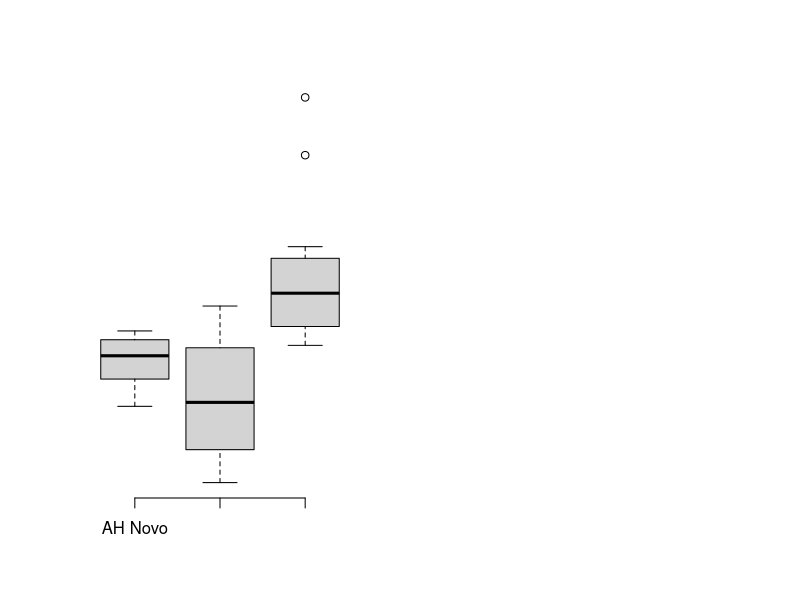

Write R code to recreate this figure. (Note: this script raises an error after producing the figure.)
## ---- chunk 1
if(!require(dplyr)) install.packages("dplyr")
library(dplyr)
if(!require(rstatix)) install.packages("rstatix")
library(rstatix)
if(!require(ggplot2)) install.packages("ggplot2")
library(ggplot2)
## ---- chunk 2
dados <- read.csv('Banco de Dados 5.csv', sep = ';', dec = ',')
glimpse(dados)
library(rmarkdown)
paged_table(dados)
## ---- chunk 3
kruskal.test(BC ~ Grupo, data = dados)
kruskal.test(Pressao ~ Grupo, data = dados)
## ---- chunk 4
dunn_test(BC ~ Grupo, data = dados, p.adjust.method = "bonferroni")
dunn_test(Pressao ~ Grupo, data = dados, p.adjust.method = "bonferroni")
## ---- chunk 5
dados %>% group_by(Grupo) %>% 
  get_summary_stats(BC, Pressao, type = "median_iqr")
## ---- chunk 6
par(mfrow=c(1,2))
boxplot(BC ~ Grupo, data=dados)
boxplot(Pressao ~ Grupo, data=dados)
## ---- chunk 7
par(mfrow=c(1,3))
hist(dados$BC[dados$Grupo == "Placebo"],
     ylab = "Frequência", xlab = "bps", main="Placebo")
hist(dados$BC[dados$Grupo == "AH Novo"],
     ylab = "Frequência", xlab = "bps", main="AH Novo")
hist(dados$BC[dados$Grupo == "AH Padrão"],
     ylab = "Frequência", xlab = "bps", main="AH Padrão")
## ---- chunk 8
par(mfrow=c(1,3))
hist(dados$Pressao[dados$Grupo == "Placebo"],
     ylab = "Frequência", xlab = "bps", main="Placebo")
hist(dados$Pressao[dados$Grupo == "AH Novo"],
     ylab = "Frequência", xlab = "bps", main="AH Novo")
hist(dados$Pressao[dados$Grupo == "AH Padrão"],
     ylab = "Frequência", xlab = "bps", main="AH Padrão")
## ---- chunk 9
ggplot(dados, aes(x = BC)) +
  geom_histogram(aes(color = Grupo, fill = Grupo),
                 alpha = 0.3, position = "identity", binwidth = 10)
## ---- chunk 10
ggplot(dados, aes(x = Pressao)) +
  geom_histogram(aes(color = Grupo, fill = Grupo),
                 alpha = 0.3, position = "dodge", binwidth = 10)
